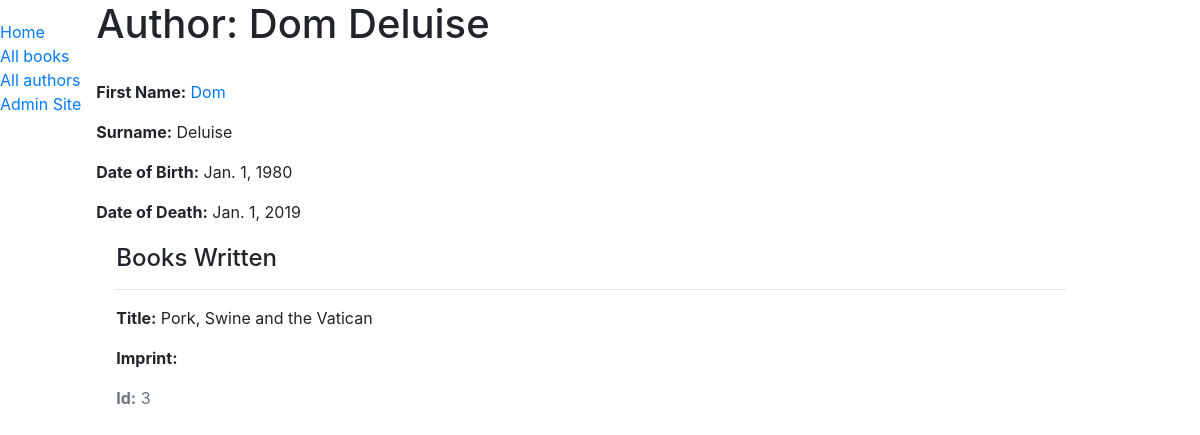
/catalog/author/3, run on an earlier commit of the app's database.
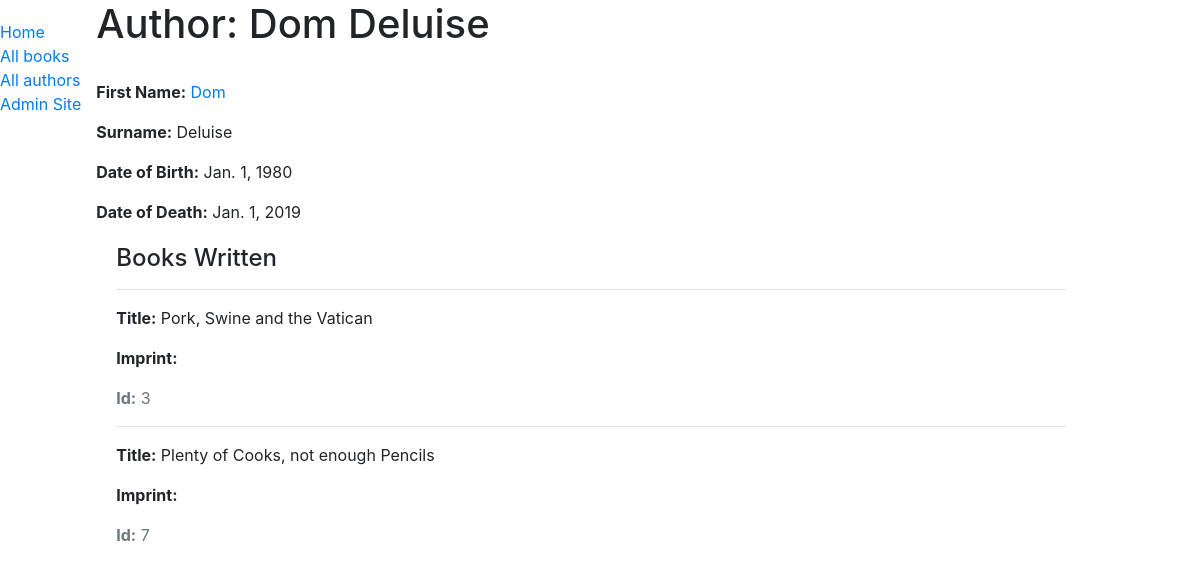
And on a later commit of the database.
### catalog/models.py (models this page shows, shortened)
class Book(models.Model):
    title = models.CharField(max_length=200)
    author = models.ForeignKey('Author', on_delete=models.SET_NULL, null=True)
    summary = models.TextField(max_length=1000, help_text='Enter a brief description of the book')
    isbn = models.CharField('ISBN', max_length=13,
                            help_text='13 Character <a href="https://www.isbn-international.org/content/what-isbn">ISBN number</a>')
    genre = models.ManyToManyField(Genre, help_text='Select a genre for this book')
    language = models.ForeignKey('Language', on_delete=models.SET_NULL, null=True)
    def display_genre(self):
        """Creates a string for the Genre. This is required to display genre in Admin."""
        return ', '.join([genre.name for genre in self.genre.all()[:3]])
    display_genre.short_description = 'Genre'

### catalog/views.py (the view)
# urls.py: path('author/<int:pk>', views.AuthorDetailView.as_view(), name='author-detail'),
class AuthorDetailView(generic.DetailView):
        model = Author

### templates/catalog/author_detail.html (shortened to what this page needs)
{% extends "base_generic.html" %}
{% block content %}
  <h1>Author: {{ author.first_name }} {{ author.last_name }}</h1>
  <p><strong>First Name:</strong> <a href="">{{ author.first_name }}</a></p>
  <p><strong>Surname:</strong> {{ author.last_name }}</p>
  <p><strong>Date of Birth:</strong> {{ author.date_of_birth }}</p>
  <p><strong>Date of Death:</strong> {{ author.date_of_death }}</p>
  <div style="margin-left:20px;margin-top:20px">
    <h4>Books Written</h4>
    {% for item in author.book_set.all %}
      <hr>
        <p><strong>Title:</strong> {{item.title}}</p>
      <p><strong>Imprint:</strong> {{item.publisher}}</p>
      <p class="text-muted"><strong>Id:</strong> {{item.id}}</p>
    {% endfor %}
  </div>
{% endblock %}

What changed in the data, as far as the page shows it:
added Book: title "Plenty of Cooks, not enough Pencils", id "7"
